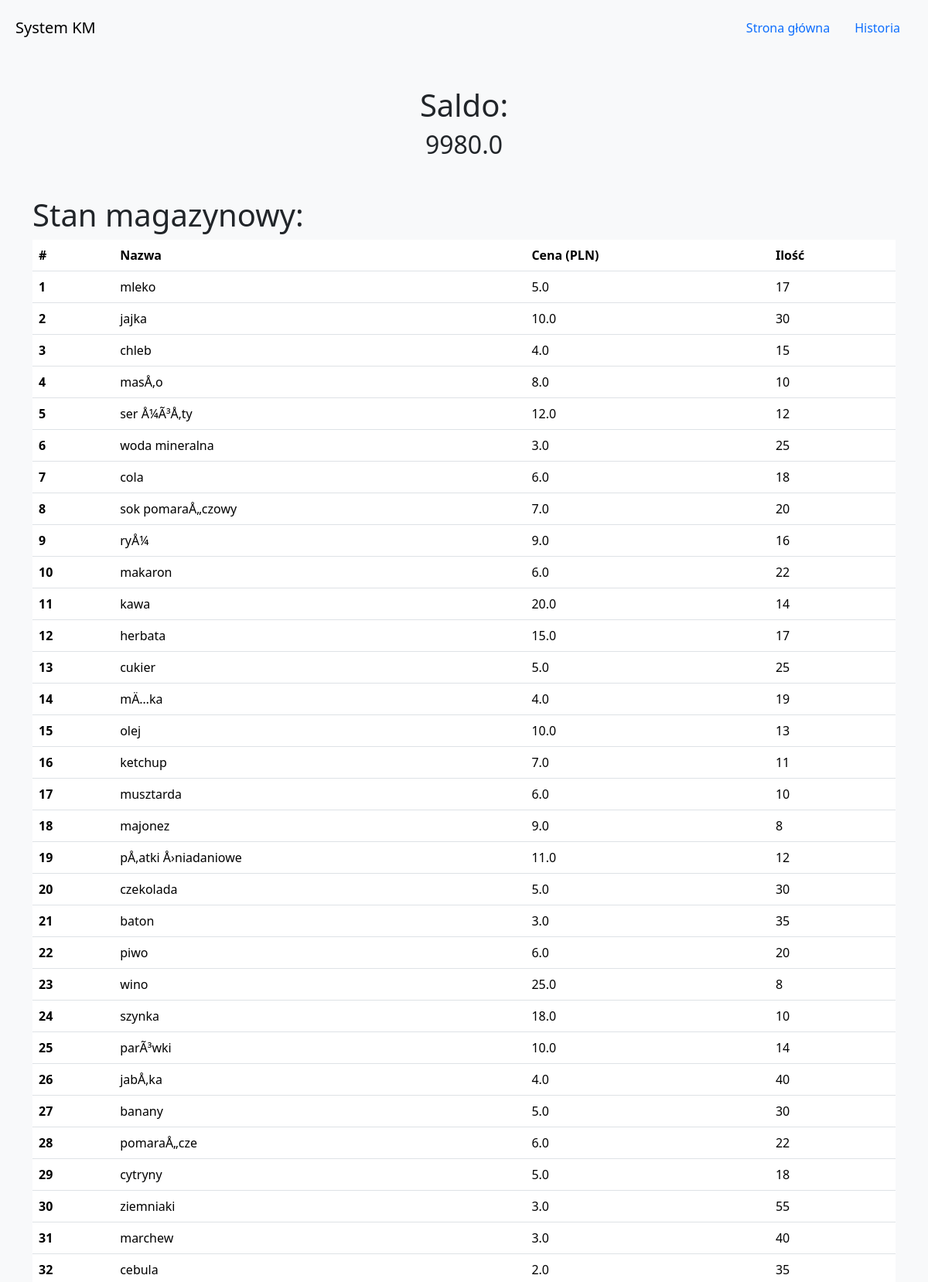
The page / (upper part) on the database its author committed.
### models.py (models this page shows, shortened)
class Saldo(db.Model):
    id = db.Column(db.Integer, primary_key=True)
    amount = db.Column(db.Float, nullable=False, default=0.0)

class Products(db.Model):
    id = db.Column(db.Integer, primary_key=True)
    nazwa = db.Column(db.String(100), nullable=False, unique=True)
    cena = db.Column(db.Float, nullable=False)
    ilosc = db.Column(db.Integer, nullable=False, default=0)

### routes.py (the view, shortened to what this page needs)
@systemks_blueprint.route('/', methods=['GET', 'POST'])
def index():
    stan = get_system_state()
    return render_template("strona_glowna.html", **stan)

### Prosty_sys_księgowy.py (called while the page is built)
def get_system_state():
    saldo = Saldo.query.first()
    magazyn = Products.query.all()
    historia = Historia.query.order_by(Historia.data.desc()).limit(50).all()
    return {
        "saldo": saldo.amount if saldo else 0,
        "magazyn": magazyn,
        "historia": historia
    }

### templates/strona_glowna.html (shortened to what this page needs)
<!DOCTYPE html>
<html lang="en">
<head>
    <link href="https://cdn.jsdelivr.net/npm/bootstrap@5.3.7/dist/css/bootstrap.min.css" rel="stylesheet"
>
</head>
<body class="bg-light text-dark m-2 p-0">
<nav class="navbar navbar-expand-lg bg-body-tertiary">
    <div class="container-fluid">
        <a class="navbar-brand" href="#">System KM</a>
        <div id="navbarSupportedContent">
            <ul class="nav justify-content-end">
                <li class="nav-item">
                    <a class="nav-link active" aria-current="page" href="{{ url_for('strona_glowna.index') }}">Strona główna</a>
                </li>
                <li class="nav-item">
                    <a class="nav-link" href="{{ url_for('strona_glowna.historia') }}">Historia</a>
                </li>
            </ul>
        </div>
    </div>
</nav>
<div class="container text-center my-5">
    <h1 class="display-6">Saldo:</h1>
    <h2>{{ saldo }}</h2>
</div>
<div class="container">
    <h1>Stan magazynowy:</h1>
    <table class="table">
        <thead>
        <tr>
            <th scope="col">#</th>
            <th scope="col">Nazwa</th>
            <th scope="col">Cena (PLN)</th>
            <th scope="col">Ilość</th>
        </tr>
        </thead>
        <tbody>
        {% for product in magazyn %}
            <tr>
                <th scope="row">{{ loop.index }}</th>
                <td>{{ product.nazwa }}</td>
                <td>{{ product.cena }}</td>
                <td>{{ product.ilosc }}</td>
            </tr>
        {% endfor %}
        </tbody>
    </table>
</div>
</body>
</html>

### rows shown on the page
Saldo: amount "9980.0"
Products: nazwa "mleko", cena "5.0", ilosc "17"
Products: nazwa "jajka", cena "10.0", ilosc "30"
Products: nazwa "chleb", cena "4.0", ilosc "15"
Products: nazwa "masÅ‚o", cena "8.0", ilosc "10"
Products: nazwa "ser Å¼Ã³Å‚ty", cena "12.0", ilosc "12"
Products: nazwa "woda mineralna", cena "3.0", ilosc "25"
Products: nazwa "cola", cena "6.0", ilosc "18"
Products: nazwa "sok pomaraÅ„czowy", cena "7.0", ilosc "20"
Products: nazwa "ryÅ¼", cena "9.0", ilosc "16"
Products: nazwa "makaron", cena "6.0", ilosc "22"
Products: nazwa "kawa", cena "20.0", ilosc "14"
Products: nazwa "herbata", cena "15.0", ilosc "17"
Products: nazwa "cukier", cena "5.0", ilosc "25"
Products: nazwa "mÄ…ka", cena "4.0", ilosc "19"
Products: nazwa "olej", cena "10.0", ilosc "13"
Products: nazwa "ketchup", cena "7.0", ilosc "11"
Products: nazwa "musztarda", cena "6.0", ilosc "10"
Products: nazwa "majonez", cena "9.0", ilosc "8"
Products: nazwa "pÅ‚atki Å›niadaniowe", cena "11.0", ilosc "12"
Products: nazwa "czekolada", cena "5.0", ilosc "30"
Products: nazwa "baton", cena "3.0", ilosc "35"
Products: nazwa "piwo", cena "6.0", ilosc "20"
Products: nazwa "wino", cena "25.0", ilosc "8"
Products: nazwa "szynka", cena "18.0", ilosc "10"
Products: nazwa "parÃ³wki", cena "10.0", ilosc "14"
Products: nazwa "jabÅ‚ka", cena "4.0", ilosc "40"
Products: nazwa "banany", cena "5.0", ilosc "30"
Products: nazwa "pomaraÅ„cze", cena "6.0", ilosc "22"
Products: nazwa "cytryny", cena "5.0", ilosc "18"
Products: nazwa "ziemniaki", cena "3.0", ilosc "55"
Products: nazwa "marchew", cena "3.0", ilosc "40"
Products: nazwa "cebula", cena "2.0", ilosc "35"
